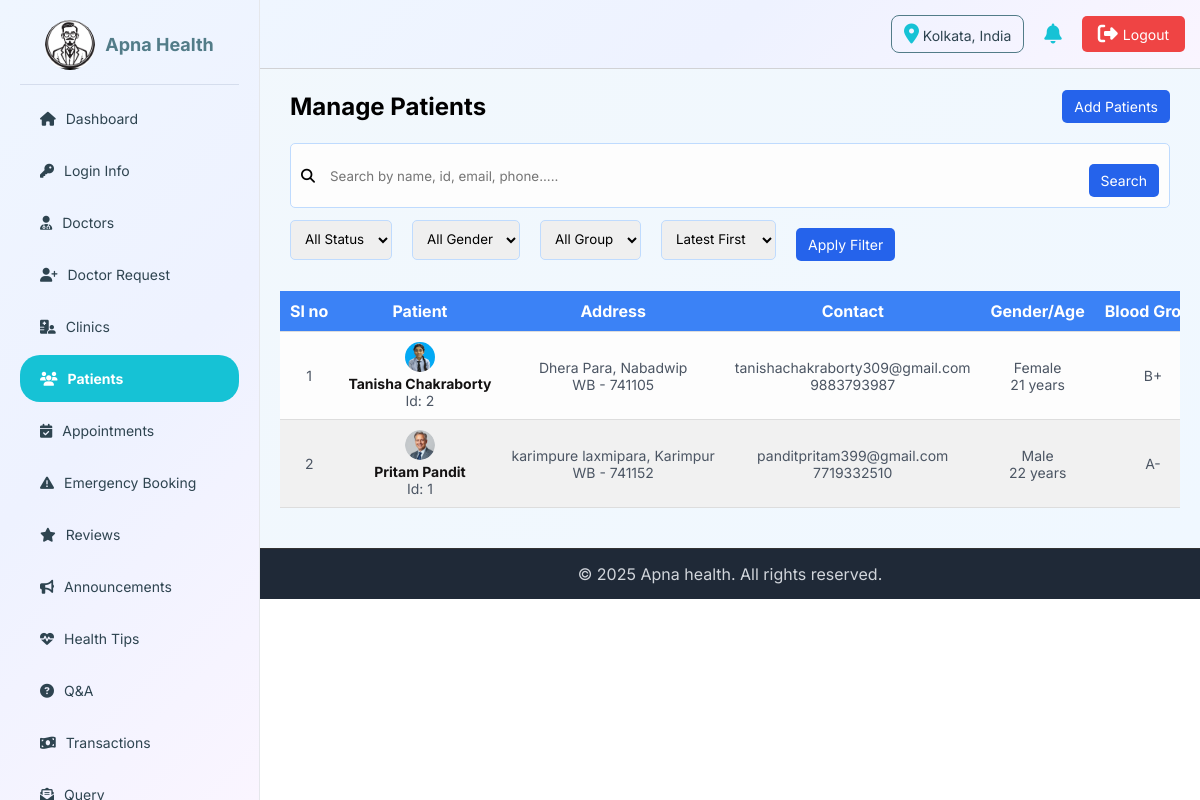
/admin/admin-managePatient.php (signed in), run on the app's committed database.
### tables this page shows
CREATE TABLE `log_info` (
  `log_id` int(11) NOT NULL,
  `admin_id` int(11) DEFAULT NULL,
  `doctor_id` int(11) DEFAULT NULL,
  `patient_id` int(11) DEFAULT NULL,
  `login_time` timestamp NOT NULL DEFAULT current_timestamp(),
  `logout_time` timestamp NULL DEFAULT NULL,
  `ip_address` varchar(45) DEFAULT NULL,
  `device_info` varchar(255) DEFAULT NULL,
  `location` varchar(255) DEFAULT NULL,
  `status` enum('Success','Failed') NOT NULL,
  `log_type` enum('patient','doctor','admin') NOT NULL
);

CREATE TABLE `patient` (
  `patient_id` int(11) NOT NULL,
  `name` varchar(100) NOT NULL,
  `email` varchar(255) NOT NULL,
  `password` varchar(255) NOT NULL,
  `phone` varchar(15) DEFAULT NULL,
  `gender` enum('Male','Female','Other') DEFAULT NULL,
  `dob` date DEFAULT NULL,
  `blood_group` varchar(10) DEFAULT NULL,
  `emergency_contact` varchar(16) DEFAULT NULL,
  `area` text DEFAULT NULL,
  `city` varchar(100) DEFAULT NULL,
  `state` varchar(100) DEFAULT NULL,
  `pincode` varchar(10) DEFAULT NULL,
  `profile_img` varchar(255) DEFAULT NULL,
  `availability` enum('Active','Inactive','Blocked') DEFAULT 'Active',
  `created_at` timestamp NOT NULL DEFAULT current_timestamp(),
  `updated_at` timestamp NOT NULL DEFAULT current_timestamp() ON UPDATE current_timestamp()
);

### admin/admin-managePatient.php (the view, shortened to what this page needs)
<?php
include '../connection.php';
$sort = $_GET['sort'] ?? 'latest';
$conditions = [];
$where_clause = !empty($conditions) ? 'WHERE ' . implode(' AND ', $conditions) : '';
$order = $sort === 'oldest' ? 'ASC' : 'DESC';
?>
<!DOCTYPE html>
<html lang="en">
<head>
    <link rel="stylesheet" href="https://cdnjs.cloudflare.com/ajax/libs/font-awesome/6.7.2/css/all.min.css"
 />
</head>
<body>
    <?php include 'admin-header.php' ?>
    <main>
        <section class="first-sec">
            <div class="heading-part">
                <h2>Manage Patients</h2>
                <a href="" id="add-btn">Add Patients</a>
            </div>
            <form method="GET" class="sf-part">
                <div class="search-bar">
                    <i class="fas fa-search"></i>
                    <input type="search" name="search" id="search-bar"
                        placeholder="Search by name, id, email, phone....."
                        value="<?= htmlspecialchars($_GET['search'] ?? '') ?>">
                    <button type="submit" id="search-btn">Search</button>
                </div>
                <div class="filter">
                    <div class="filter-group">
                        <select name="status">
                            <option value=""
                                <?= (isset($_GET['status']) && $_GET['status'] === '') ? 'selected' : '' ?>>All
                                Status</option>
                        </select>
                    </div>
                    <div class="filter-group">
                        <select name="gender">
                            <option value=""
                                <?= (isset($_GET['gender']) && $_GET['gender'] === '') ? 'selected' : '' ?>>All
                                Gender</option>
                        </select>
                    </div>
                    <div class="filter-group">
                        <select name="blood_group">
                            <option value=""
                                <?= (isset($_GET['blood_group']) && $_GET['blood_group'] === '') ? 'selected' : '' ?>>
                                All Group</option>
                        </select>
                    </div>
                    <div class="filter-group">
                        <select name="sort">
                            <option value="latest"
                                <?= (isset($_GET['sort']) && $_GET['sort'] === 'latest') ? 'selected' : '' ?>>Latest
                                First</option>
                        </select>
                    </div>
                    <button type="submit" id="filter-btn">Apply Filter</button>
                </div>
            </form>
        </section>
        <section class="second-sec">
            <div class="table">
                <table>
                    <thead>
                        <tr>
                            <th>Sl no</th>
                            <th>Patient</th>
                            <th>Address</th>
                            <th>Contact</th>
                            <th>Gender/Age</th>
                            <th>Blood Group</th>
                        </tr>
                    </thead>
                    <tbody>
                        <?php
                         $query = "SELECT * FROM patient $where_clause ORDER BY created_at $order";
                           $result = $conn->query($query);
                          if (mysqli_num_rows($result) > 0) {
                            $i = 1;
                            while ($row = mysqli_fetch_assoc($result)) {
                              $dob = new DateTime($row['dob']);
                              $age = $dob->diff(new DateTime())->y;
                          ?>
                        <tr>
                            <td><?= $i++ ?></td>
                            <td>
                                <img src="../upload/patient/<?= $row['profile_img'] ?? 'user.jpg' ?>" alt="patient">
                                <strong><?= htmlspecialchars($row['name']) ?></strong>
                                <span>Id: <?= $row['patient_id'] ?></span>
                            </td>
                            <td>
                                <span><?= $row['area'] ?>, <?= $row['city'] ?></span>
                                <span><?= $row['state'] ?> - <?= $row['pincode'] ?></span>
                            </td>
                            <td>
                                <span><?= $row['email'] ?></span>
                                <span><?= $row['phone'] ?></span>
                            </td>
                            <td>
                                <span><?= ucfirst($row['gender']) ?></span>
                                <span><?= $age ?> years</span>
                            </td>
                            <td><?= $row['blood_group'] ?></td>
                        </tr>
                        <?php }
                         } else { ?>
                        <tr>
                            <td colspan="9">No records found.</td>
                        </tr>
                        <?php } ?>
                    </tbody>
                </table>
            </div>
        </section>
    </main>
    <?php include 'admin-footer.php'; ?>
</body>
</html>

### admin/admin-header.php (shortened to what this page needs)
<?php
include '../connection.php';
$location = "Unknown";
if (isset($_SESSION['admin_id'])) {
    $pid = $_SESSION['admin_id'];
    $locQuery = mysqli_query($conn, "SELECT location FROM log_info WHERE admin_id = $pid ORDER BY login_time DESC LIMIT 1");
    if ($locQuery && mysqli_num_rows($locQuery) > 0) {
        $locData = mysqli_fetch_assoc($locQuery);
        $location = $locData['location'] ?? "Unknown";
    }
}
$admin_id = $_SESSION['admin_id'] ?? null;
$admin_img = '../img/logo.jpg';
$admin_name = 'Guest';
if ($admin_id) {
    $sql = "SELECT * FROM admin WHERE admin_id = '$admin_id'";
    $result = mysqli_query($conn, $sql);
    if ($row = mysqli_fetch_assoc($result)) {
        $admin_name = $row['name'];
        if (!empty($row['logo']) && file_exists('../upload/admin/' . $row['logo'])) {
            $admin_img = '../upload/admin/' . $row['logo'];
        }
    }
}
?>
<!DOCTYPE html>
<html lang="en">
<head>
    <link rel="stylesheet" href="https://cdnjs.cloudflare.com/ajax/libs/font-awesome/6.7.2/css/all.min.css"
 />
</head>
<body>
    <header>
        <div class="header-right">
            <div id='location-box'><i class="fa-solid fa-location-dot"></i><span> <?= $location ?> </span></div>
            <i class="fa-solid fa-bell"></i>
            <a href="admin-logout.php"><i class="fa-solid fa-right-from-bracket"></i> Logout</a>
        </div>
    </header>
    <aside class="sidebar">
        <a href="admin-profile.php" class="profile">
            <span><img src="<?= $admin_img ?>" alt="logo"></span>
            <span>
                <h3><?= htmlspecialchars($admin_name) ?></h3>
            </span>
        </a>
        <ul class="menu">
            <li><a href="admin-dashboard.php"
                    class="<?= basename($_SERVER['PHP_SELF']) == 'admin-dashboard.php' ? 'current' : '' ?>">
                    <i class="fa-solid fa-house"></i> Dashboard</a></li>
            <li><a href="admin-manageLogInfo.php"
                    class="<?= basename($_SERVER['PHP_SELF']) == 'admin-manageLogInfo.php' ? 'current' : '' ?>">
                    <i class="fa-solid fa-key"></i> Login Info</a></li>
            <li><a href="admin-manageDoctor.php"
                    class="<?= basename($_SERVER['PHP_SELF']) == 'admin-manageDoctor.php' ? 'current' : '' ?>">
                    <i class="fa-solid fa-user-doctor"></i> Doctors</a></li>
            <li><a href="admin-manageDocReq.php"
                    class="<?= basename($_SERVER['PHP_SELF']) == 'admin-manageDocReq.php' ? 'current' : '' ?>">
                    <i class="fa-solid fa-user-plus"></i> Doctor Request</a></li>
            <li><a href="admin-manageClinic.php"
                    class="<?= basename($_SERVER['PHP_SELF']) == 'admin-manageClinic.php' ? 'current' : '' ?>">
                    <i class="fa-solid fa-hospital-user"></i> Clinics</a></li>
            <li><a href="admin-managePatient.php"
                    class="<?= basename($_SERVER['PHP_SELF']) == 'admin-managePatient.php' ? 'current' : '' ?>">
                    <i class="fa-solid fa-users"></i> Patients</a></li>
            <li><a href="admin-manageAppointment.php"
                    class="<?= basename($_SERVER['PHP_SELF']) == 'admin-manageAppointment.php' ? 'current' : '' ?>">
                    <i class="fa-solid fa-calendar-check"></i> Appointments</a></li>
            <li><a href="admin-manageEmergency.php"
                    class="<?= basename($_SERVER['PHP_SELF']) == 'admin-manageEmergency.php' ? 'current' : '' ?>">
                    <i class="fa-solid fa-triangle-exclamation"></i> Emergency Booking</a></li>
            <li><a href="admin-manageReview.php"
                    class="<?= basename($_SERVER['PHP_SELF']) == 'admin-manageReview.php' ? 'current' : '' ?>">
                    <i class="fa-solid fa-star"></i> Reviews</a></li>
            <li><a href="admin-manageAnnouncement.php"
                    class="<?= basename($_SERVER['PHP_SELF']) == 'admin-manageAnnouncement.php' ? 'current' : '' ?>">
                    <i class="fa-solid fa-bullhorn"></i> Announcements</a></li>
            <li><a href="admin-manageHealthTips.php"
                    class="<?= basename($_SERVER['PHP_SELF']) == 'admin-manageHealthTips.php' ? 'current' : '' ?>">
                    <i class="fa-solid fa-heart-pulse"></i> Health Tips</a></li>
            <li><a href="admin-manageQNA.php"
                    class="<?= basename($_SERVER['PHP_SELF']) == 'admin-manageQNA.php' ? 'current' : '' ?>">
                    <i class="fa-solid fa-circle-question"></i> Q&A</a></li>
            <li><a href="admin-managePayment.php"
                    class="<?= basename($_SERVER['PHP_SELF']) == 'admin-managePayment.php' ? 'current' : '' ?>">
                    <i class="fa-solid fa-money-bill-wave"></i> Transactions</a></li>
            <li><a href="admin-manageQuery.php"
                    class="<?= basename($_SERVER['PHP_SELF']) == 'admin-manageQuery.php' ? 'current' : '' ?>">
                    <i class="fa-solid fa-envelope-open-text"></i> Query</a></li>
        </ul>
    </aside>
</body>
</html>

### admin/admin-managePatient.php (style rules this page uses)
* { padding: 0; margin: 0; box-sizing: border-box; font-family: 'Inter', sans-serif; }
main { background: linear-gradient(135deg, #f2f8fc, #f0f8ff); padding: 80px 20px 20px 280px; }
.first-sec { display: flex; flex-direction: column; align-items: flex-start; padding: 10px; gap: 20px; }
.heading-part { display: flex; align-items: center; justify-content: space-between; width: 100%; }
.sf-part { display: flex; flex-direction: column; align-items: flex-start; gap: 10px; width: 100%; flex-wrap: wrap; }
.search-bar { width: 100%; display: flex; align-items: center; gap: 10px; background-color: #fdfdfd; padding: 10px; border-radius: 5px; font-size: 14px; border: 1px solid #BFDBFE; }
.search-bar #search-bar { flex: 1; padding: 5px; outline: none; border: none; background-color: transparent; }
.filter { display: flex; align-items: center; gap: 20px; width: 100%; flex-wrap: wrap; }
.filter-group { display: flex; align-items: center; gap: 5px; }
.filter-group select, input[type="date"] { padding: 10px; outline: none; border: 1px solid #BFDBFE; border-radius: 5px; }
#search-btn, #filter-btn, #add-btn { text-decoration: none; background-color: #2563EB; padding: 8px 12px; border: none; border-radius: 5px; color: white; cursor: pointer; font-size: 14px; }
.second-sec { margin: 20px 0; }
.table { overflow-y: auto; overflow-x: auto; max-height: 600px; }
table { width: 100%; border-collapse: collapse; }
thead { background-color: #3B82F6; color: white; position: sticky; top: 0; }
th, td { padding: 10px; text-align: center; border-bottom: 1px solid #ddd; white-space: nowrap; }
td { font-size: 14px; color: #4B5563; }
tbody tr { background-color: #fdfdfd; transition: all .3s ease; }
tbody tr:nth-child(even) { background-color: #f1f1f1; }
.table img { height: 30px; width: 30px; border-radius: 50%; object-fit: fill; }
.table strong { display: block; color: #141212; }
.table span { display: block; }
button { margin-top: 10px; padding: 8px 15px; border: none; background: #f43f5e; color: white; border-radius: 5px; cursor: pointer; }

### admin/admin-header.php (style rules this page uses)
* { padding: 0; margin: 0; box-sizing: border-box; font-family: 'Inter', sans-serif; }
header { position: fixed; top: 0; left: 260px; background: linear-gradient(135deg, #EFF6FF 0%, #EEF2FF 50%, #FAF5FF 100%); display: flex; justify-content: space-between; align-items: center; padding: 15px; color: #2e4450; border-bottom: 1px solid #d1d2d5; z-index: 5; width: calc(100% - 260px); }
.header-right { display: flex; align-items: center; gap: 20px; }
#location-box { border-radius: 8px; padding: 8px 12px; font-size: 14px; border: 1px solid #527c88; }
.header-right i { font-size: 20px; cursor: pointer; color: #16c2d5; }
.header-right a { text-decoration: none; background-color: #EF4444; color: white; border: none; padding: 8px 16px; font-size: 14px; cursor: pointer; transition: 0.3s; border-radius: 5px; white-space: nowrap; display: flex; align-items: center; gap: 5px; }
.header-right a i { color: white; }
.sidebar { position: fixed; top: 0; left: 0; width: 260px; height: 100vh; background: linear-gradient(135deg, #EFF6FF 0%, #EEF2FF 50%, #FAF5FF 100%); color: #2e4450; display: flex; flex-direction: column; align-items: center; padding: 20px; border-right: 1px solid #E5E7EB; overflow-y: auto; z-index: 10; }
.profile { text-decoration: none; display: flex; align-items: center; justify-content: center; border-bottom: 1px solid #d5dded; width: 100%; padding-bottom: 10px; gap: 10px; }
.profile img { width: 50px; height: 50px; border-radius: 50%; object-fit: cover; }
.profile h3 { margin-bottom: 5px; font-size: 18px; color: #527c88; }
.menu { list-style: none; padding: 10px 0; width: 100%; }
.menu li { width: 100%; }
.menu a { display: flex; align-items: center; gap: 10px; padding: 15px 20px; text-decoration: none; color: #2e4450; border-radius: 20px; font-size: 14px; margin-bottom: 5px; transition: 0.3s; }
.menu a.current { background: #16c2d5; color: white; font-weight: bold; }

### admin/admin-footer.php (style rules this page uses)
* { padding: 0; margin: 0; box-sizing: border-box; font-family: 'Inter', sans-serif; }

### data on the page
log_info: location "Kolkata, India"
patient: profile_img (picture), name "Tanisha Chakraborty", patient_id "2", area "Dhera Para", city "Nabadwip", state "WB", pincode "741105", email "tanishachakraborty309@gmail.com", phone "9883793987", gender "Female", blood_group "B+"
patient: profile_img (picture), name "Pritam Pandit", patient_id "1", area "karimpure laxmipara", city "Karimpur", state "WB", pincode "741152", email "panditpritam399@gmail.com", phone "7719332510", gender "Male", blood_group "A-"

### other printed values
$admin_name "Apna Health"
